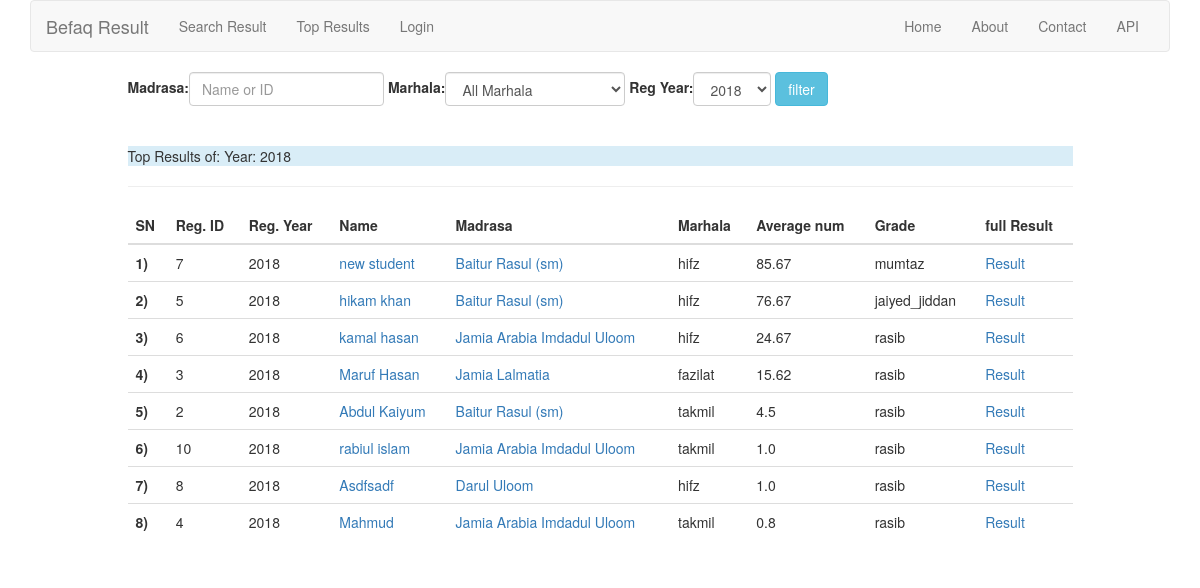
Page /result/top/ on the committed database.
### result/models.py (models this page shows, shortened)
class Result(models.Model):
    student    = models.OneToOneField(Student, on_delete=models.CASCADE)
    subject_1  = models.IntegerField(default=0,validators=[MinValueValidator(0),MaxValueValidator(100)])
    subject_2  = models.IntegerField(default=0,validators=[MinValueValidator(0),MaxValueValidator(100)])
    subject_3  = models.IntegerField(default=0,validators=[MinValueValidator(0),MaxValueValidator(100)])
    subject_4  = models.IntegerField(default=0,validators=[MinValueValidator(0),MaxValueValidator(100)])
    subject_5  = models.IntegerField(default=0,validators=[MinValueValidator(0),MaxValueValidator(100)])
    subject_6  = models.IntegerField(default=0,validators=[MinValueValidator(0),MaxValueValidator(100)])
    subject_7  = models.IntegerField(default=0,validators=[MinValueValidator(0),MaxValueValidator(100)])
    subject_8  = models.IntegerField(default=0,validators=[MinValueValidator(0),MaxValueValidator(100)])
    subject_9  = models.IntegerField(default=0,validators=[MinValueValidator(0),MaxValueValidator(100)])
    subject_10 = models.IntegerField(default=0,validators=[MinValueValidator(0),MaxValueValidator(100)])
    total_num   = models.IntegerField(default=0)
    average_num = models.FloatField(default=0)
    grade       = models.CharField(max_length=20, default='', blank=True)

### student/models.py (models this page shows, shortened)
class Student(models.Model):
    name          = models.CharField(max_length=100)
    father        = models.CharField(max_length=100)
    address       = models.CharField(max_length=255,
                                     null=True,
                                     blank=True,
                                     help_text='permanent address of student')
    madrasa       = models.ForeignKey(Madrasa, on_delete=models.CASCADE, related_name='students')
    markaz        = models.CharField(max_length=127,
                                     blank=True,
                                     help_text="If the student's madrasa is the markaz then leave it blank'"
                                               " otherwise enter the markaz name")
    marhala       = models.CharField(max_length=10,
                                     choices=MARHALA)
    reg_year      = models.CharField(max_length=4,
                                     choices=REGISTRATION_YEARS,
                                     default='2018')
    registrar     = models.ForeignKey('auth.User', default=1)
    registered_at = models.DateTimeField(auto_now_add=True)
    updated_at    = models.DateTimeField(auto_now=True)
    is_active    = models.BooleanField(default=True, help_text='Active by Default')
    objects       = StudentManager()
    class Meta:
        ordering = ['-registered_at','-updated_at']

### madrasa/models.py (models this page shows, shortened)
class Madrasa(models.Model):
    name      = models.CharField(max_length=127, unique=True)
    address   = models.CharField(max_length=255, blank=True)
    is_markaz = models.BooleanField(default=False)
    def __str__(self):
        return self.name

### result/views.py (the view, shortened to what this page needs)
def top_results(request):
    results = Result.objects.all().order_by('-average_num', '-total_num')
    filter_info = []  # show filter information as message on top results page
    marhala = request.GET.get('marhala')
    if request.GET.get('marhala'):
        results = results.filter(student__marhala__icontains=marhala)
        filter_info.append('Marhala: {}'.format(marhala))  # include marhala into filter info
    madrasa = request.GET.get('madrasa')
    reg_year = request.GET.get('reg_year', 2018)
    results = results.filter(student__reg_year=int(reg_year))
    filter_info.append('Year: {}'.format(reg_year))  # include registration Year into filter info
    filter_info = ', '.join(filter_info)
    result_filter_form = ResultFilterForm(request.GET or None)
    context = {
        'result_filter_form': result_filter_form,
        'filter_info': filter_info,
        'results': results[:40],  # always return top 40 results
    }
    return render(request, 'result/top_results.html', context)

### result/templates/result/top_results.html
{% extends 'base.html' %}
{% block content %}
    <div class="row">
        <div class="col-md-10 col-md-offset-1">
            <div class="form-group">
                <form action="{% url 'result:top_results' %}" method="get" class="form-inline">
                    {{ result_filter_form.as_table }}
                    <input type="submit" value="filter" class="btn btn-info">
                </form>
                <br/><br/>
                {% if filter_info %}
                    <p class="bg-info">Top Results of: {{ filter_info }}</p>
                {% endif %}
                <hr/>
            </div>
        </div>
        <div class="col-md-10 col-md-offset-1">
            <div class="table-responsive">
                <table class="table table-hover table-white">
                    <thead>
                    <tr>
                        <th scope="col">SN</th>
                        <th scope="col">Reg. ID</th>
                        <th scope="col">Reg. Year</th>
                        <th scope="col">Name</th>
                        <th scope="col">Madrasa</th>
                        <th scope="col">Marhala</th>
                        <th scope="col">Average num</th>
                        <th scope="col">Grade</th>
                        <th scope="col">full Result</th>
                    </tr>
                    </thead>
                    <tbody>
                    {% for result in results %}
                        <tr>
                            <th scope="row">{{ forloop.counter }})</th>
                            <td>{{ result.student.id }}</td>
                            <td>{{ result.student.reg_year }}</td>
                            <td><a href="{% url 'student:student_detail' pk=result.student.pk %}">
                                {{ result.student.name }}</a>
                            </td>
                            <td>
                                <a href="{% url 'madrasa:madrasa_detail' pk=result.student.madrasa.pk %}">{{ result.student.madrasa }}</a>
                            </td>
                            <td>{{ result.student.marhala }}</td>
                            <td>{{ result.average_num }}</td>
                            <td>{{ result.grade }}</td>
                            <td><a href="{% url 'result:result_detail' id=result.student.id %}">Result</a>
                            </td>
                        </tr>
                    {% endfor %}
                    </tbody>
                </table>
            </div>
        </div>
    </div>
{% endblock %}

### rows in the picture
Result: student.id "7", student.reg_year "2018", student.name "new student", student.madrasa "Baitur Rasul (sm)", student.marhala "hifz", average_num "85.67", grade "mumtaz"
Result: student.id "5", student.reg_year "2018", student.name "hikam khan", student.madrasa "Baitur Rasul (sm)", student.marhala "hifz", average_num "76.67", grade "jaiyed_jiddan"
Result: student.id "6", student.reg_year "2018", student.name "kamal hasan", student.madrasa "Jamia Arabia Imdadul Uloom", student.marhala "hifz", average_num "24.67", grade "rasib"
Result: student.id "3", student.reg_year "2018", student.name "Maruf Hasan", student.madrasa "Jamia Lalmatia", student.marhala "fazilat", average_num "15.62", grade "rasib"
Result: student.id "2", student.reg_year "2018", student.name "Abdul Kaiyum", student.madrasa "Baitur Rasul (sm)", student.marhala "takmil", average_num "4.5", grade "rasib"
Result: student.id "10", student.reg_year "2018", student.name "rabiul islam", student.madrasa "Jamia Arabia Imdadul Uloom", student.marhala "takmil", average_num "1.0", grade "rasib"
Result: student.id "8", student.reg_year "2018", student.name "Asdfsadf", student.madrasa "Darul Uloom", student.marhala "hifz", average_num "1.0", grade "rasib"
Result: student.id "4", student.reg_year "2018", student.name "Mahmud", student.madrasa "Jamia Arabia Imdadul Uloom", student.marhala "takmil", average_num "0.8", grade "rasib"

### other values in the picture
{{ filter_info }} "Year: 2018"
